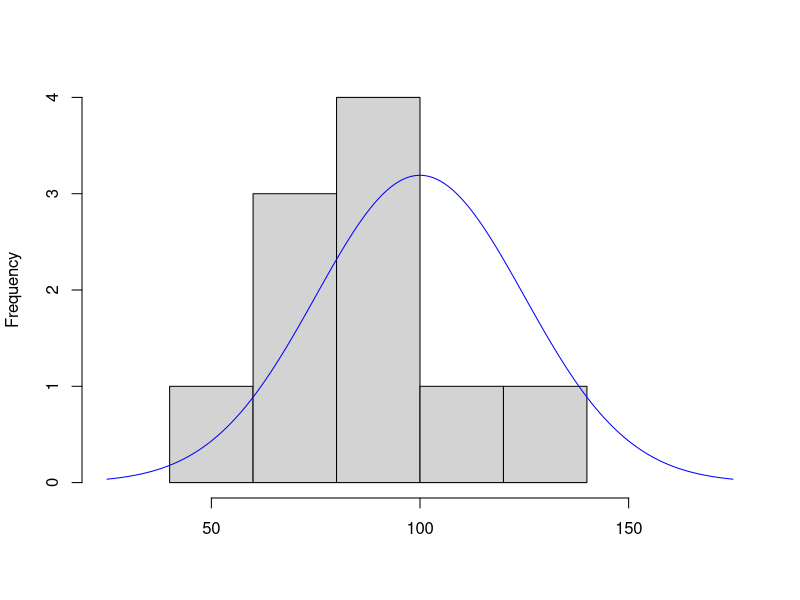
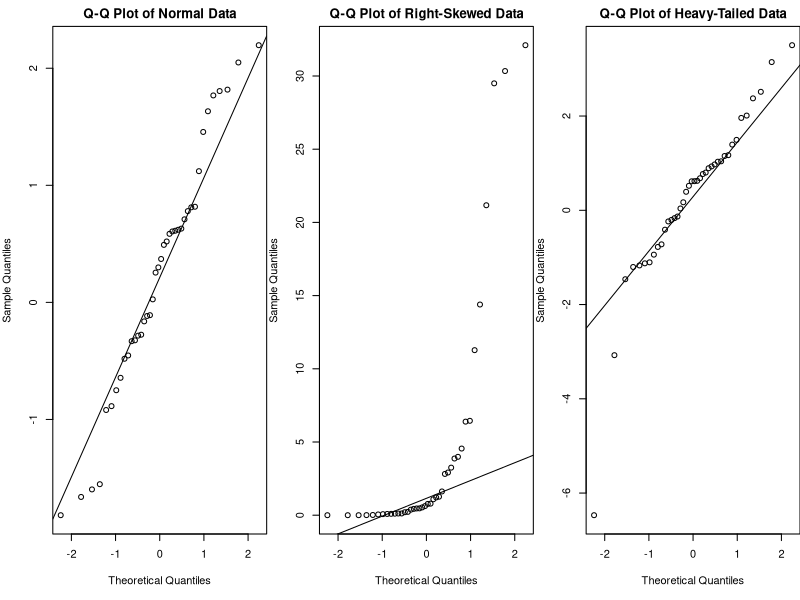
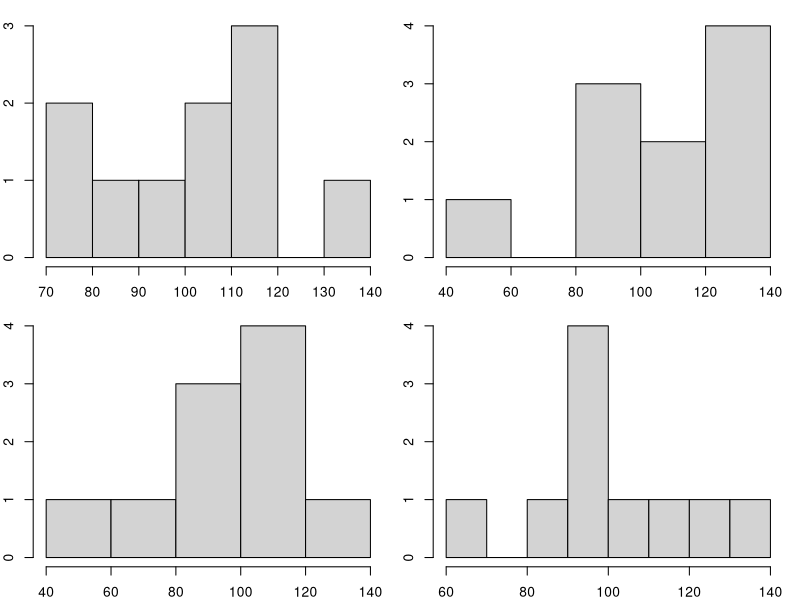
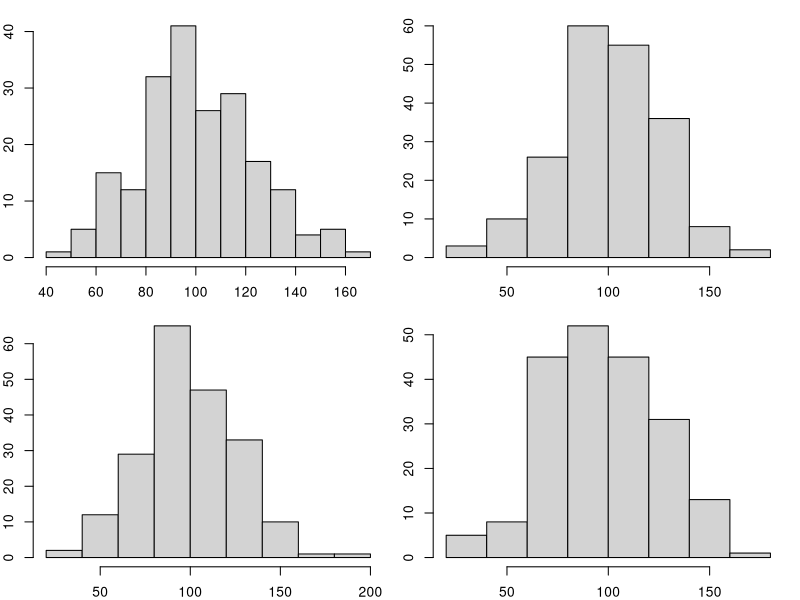
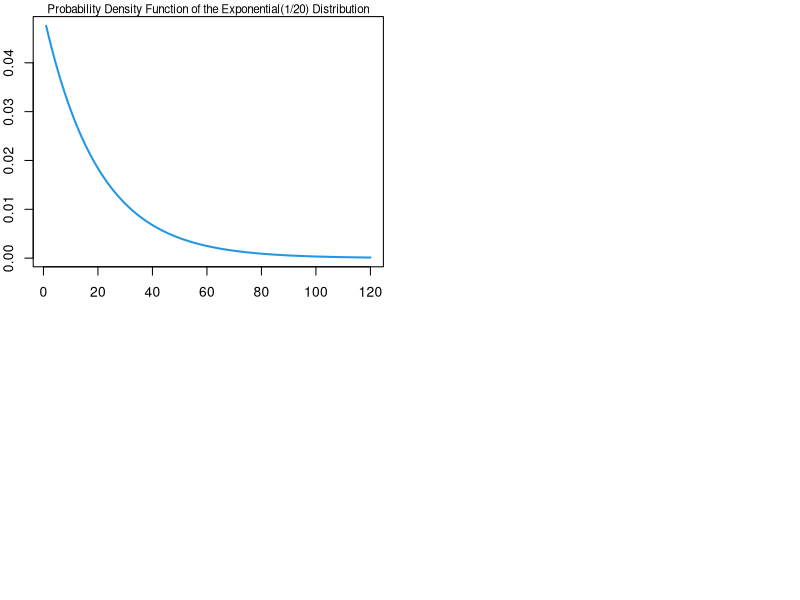
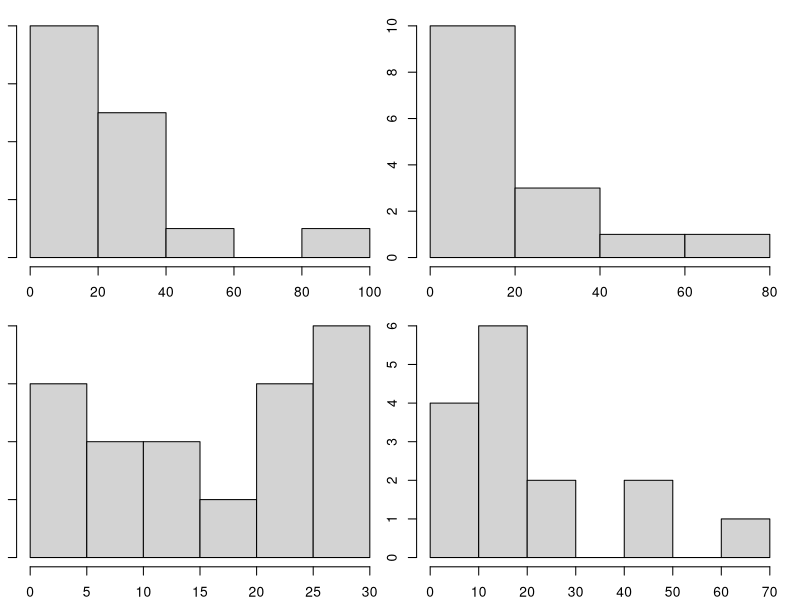
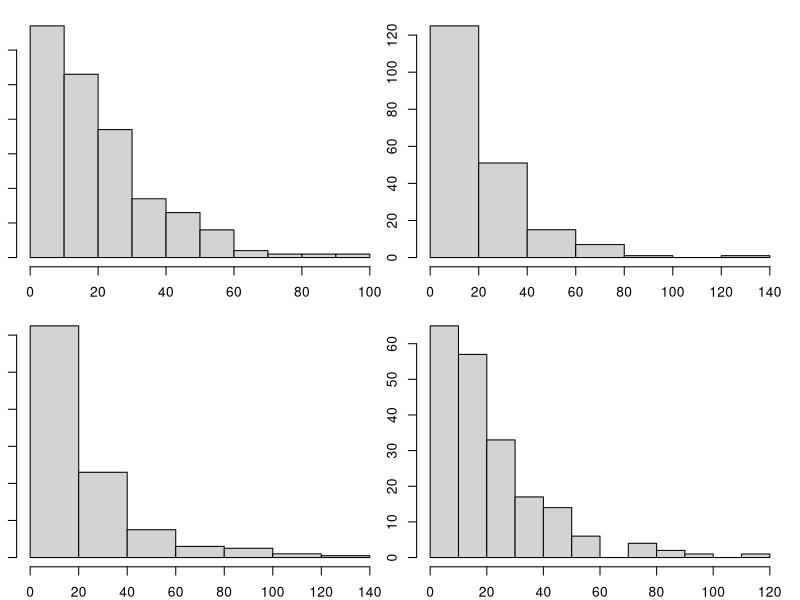
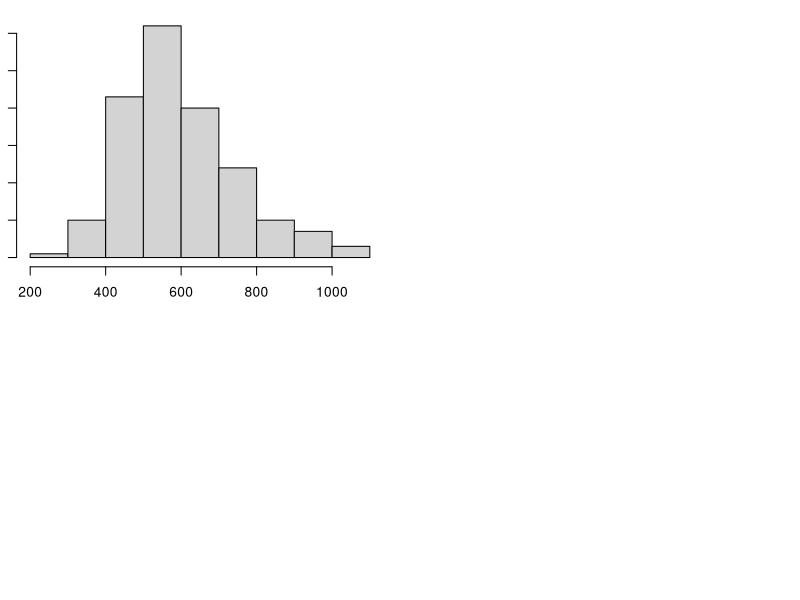

The R source for these figures, in order:
## ---- chunk 1
summary(rivers)
## ---- chunk 2
set.seed(1)
x=sample(rivers,size=10,replace=F)
x
## ---- chunk 3
options(width=78)
population = state.area
sample(population, size=20, replace=F)
## ---- chunk 4
options(width=78)
set.seed(1)
sample(population, size=20, replace=T)
## ---- chunk 5
set.seed(12)
population = 1:1000
## ---- chunk 6
n=10
m=100
s=25
a=rnorm(n,mean=m,sd=s)
amin=min(min(a),m-3*s)
amax=max(max(a),m+3*s)
h=hist(a, xlim=c(amin,amax), main="", xlab="")
delta=mean(diff(h$breaks))
x=floor(amin):ceiling(amax)
d=data.frame(x,y=n*delta*dnorm(x,mean=100,sd=25))
lines(d,col="blue")
## ---- chunk 7
par(mfrow=c(1,3),mar=c(5,4,2,0))
set.seed(12345)
x=rnorm(40)
qqnorm(x,main="Q-Q Plot of Normal Data")
qqline(x)
x=rnorm(40)^2
qqnorm(x^2,main="Q-Q Plot of Right-Skewed Data")
qqline(x)
x=rt(40,df=3)
qqnorm(x,main="Q-Q Plot of Heavy-Tailed Data")
qqline(x)
## ---- chunk 8
par(mfrow=c(2,2),mar=c(2,2,1,1))
set.seed(1)
hist(rnorm(10,100,25),main="")
hist(rnorm(10,100,25),main="")
hist(rnorm(10,100,25),main="")
hist(rnorm(10,100,25),main="")
## ---- chunk 9
par(mfrow=c(2,2),mar=c(2,2,1,1))
set.seed(1)
hist(rnorm(200,100,25),main="")
hist(rnorm(200,100,25),main="")
hist(rnorm(200,100,25),main="")
hist(rnorm(200,100,25),main="")
## ---- chunk 10
x=1:120
plot(x,dexp(x,rate=1/20),xlab="Days", ylab="Density",type="l",
     lwd=2,col=4,main="",cex=0.8)
mtext("Probability Density Function of the Exponential(1/20) Distribution", side=3, line=0, cex=0.7)
## ---- chunk 11
par(mfrow=c(2,2),mar=c(2,1,1,1))
set.seed(1)
hist(rexp(15,1/20),main="")
hist(rexp(15,1/20),main="")
hist(rexp(15,1/20),main="")
hist(rexp(15,1/20),main="")
## ---- chunk 12
par(mfrow=c(2,2),mar=c(2,1,1,1))
set.seed(1)
hist(rexp(200,1/20),main="")
hist(rexp(200,1/20),main="")
hist(rexp(200,1/20),main="")
hist(rexp(200,1/20),main="")
## ---- chunk 13
set.seed(1)
x=sample(rivers,size=10,replace=F)
## ---- chunk 14
for(i in 1:5) print(mean(sample(rivers,size=10,replace=F)))
## ---- chunk 15
set.seed(1)
sample.means=rep(NA,200)
for(i in 1:200)sample.means[i]=mean(sample(rivers,size=10,replace=F))
summary(sample.means)
## ---- chunk 16
hist(sample.means, main="")
## ---- chunk 17
par(mfrow=c(2,2),mar=c(5,4,1,1))
set.seed(1)
for(n in c(5,10,20,40)){
sample.means=rep(NA,200)
for(i in 1:200)sample.means[i]=mean(sample(rivers,size=n,replace=F))
hist(sample.means,xlim=c(0,1750),col="gray",main=paste("Sample size",n))
}
## ---- chunk 18
sigma=20
n=c(10,20,50,100,200)
se=sigma/sqrt(n)
data.frame(n,se)
## ---- chunk 19
set.seed(8888)
sigma=20
n.list=c(10,20,50,100,200)
k=length(n.list)
SE.theoretical=rep(NA,k)
SE.estimated=rep(NA,k)
for(j in 1:k){
  n=n.list[j]
  SE.theoretical[j]=sigma/sqrt(n)
  sample.means=rep(NA,1000)
  for(i in 1:1000)sample.means[i]=mean(rexp(n,rate=1/20))
  SE.estimated[j]=sd(sample.means)
}
data.frame(n.list,SE.theoretical,SE.estimated)
## ---- chunk 20
set.seed(4)
p=0.5
n.list=c(50,100,200,500,2000)
k=length(n.list)
SE.theoretical=rep(NA,k)
SE.estimated=rep(NA,k)
for(j in 1:k){
  n=n.list[j]
  SE.theoretical[j]=sqrt(p*(1-p)/n)
  sample.proportions=rep(NA,1000)
  for(i in 1:1000)sample.proportions[i]=mean(rbinom(n,size=1,prob=p))
  SE.estimated[j]=sd(sample.proportions)
}
data.frame(n.list,SE.theoretical,SE.estimated)
## ---- chunk 21
set.seed(3333)
sample.means=rep(NA,200)
for(i in 1:200)sample.means[i]=mean(rexp(10,rate=1/20))
hist(sample.means,cex=0.8)
## ---- chunk 22
par(mfrow=c(2,2),mar=c(5,4,1,1))
set.seed(9999)
for(n in c(10,20,30,50)){
sample.means=rep(NA,200)
for(i in 1:200)sample.means[i]=mean(rexp(n,rate=1/20))
hist(sample.means,xlim=c(0,50),main=paste("Sample size",n),cex=0.75)
}
## ---- chunk 23
options(width=72)
set.seed(3)
population = c(rep(1,25000),rep(0,25000))
sample.proportions=rep(NA,200)
for(i in 1:1000)sample.proportions[i]=mean(sample(population,size=2000,replace=T))
summary(sample.proportions)
for(i in 1:1000)sample.proportions[i]=mean(sample(population,size=2000,replace=F))
summary(sample.proportions)
## ---- chunk 24
hist(sample.proportions,main="")
## ---- chunk 25
set.seed(2222)
sample.means=rep(NA,200)
for(i in 1:200)sample.means[i]=mean(rbinom(2000,size=1,prob=0.5))
summary(sample.means)
## ---- chunk 26
options(width=72)
set.seed(2)
sample.proportions=rep(NA,200)
for(i in 1:200)  sample.proportions[i] = mean(rbinom(10000,size=1,prob=0.0001))
table(sample.proportions)
## ---- chunk 27
options(width=72)
n=0:5
Relative.Frequency = as.numeric(table(sample.proportions)/200)
data.frame(Number=n, Proportion=n/10000, Probability=dbinom(n,size=10000,prob=0.0001), Relative.Frequency)
## ---- chunk 28
plot(0:7,dbinom(0:7,10000,0.0001),type="h",col="blue",lwd=2,ylab="Probability",xlab="X")
## ---- chunk 29
plot(dbinom(0:50,250000,0.0001),type="h",col="blue",lwd=2,ylab="Probability",xlab="X")
lines((0:500)/10,dnorm((0:500)/10,mean=25,sd=5),col=2,lwd=2)
## ---- chunk 30
par(mfrow=c(2,2),mar=c(5,4,1,1))
set.seed(888)
for(n in c(2,5,10,20)){
sample.means=rep(NA,200)
for(i in 1:200)sample.means[i]=mean(rexp(n,rate=1/20))
hist(sample.means,xlim=c(0,80),main=paste("Sample size",n))
}
## ---- chunk 31
n=0:5
data.frame(n,Prob=round(dpois(n,lambda=0.4),4))
## ---- chunk 32
set.seed(33)
n=20
estimates=rep(NA,200)
for(i in 1:200)estimates[i]=500*mean(rpois(n,lambda=0.4))
hist(estimates,xlim=c(0,500),main=paste("Estimated Total Defectives for n =",n))
## ---- chunk 33
x=0:500
plot(x,dnorm(x,mean=200,sd=70.7),type="l",ylab="Density",main="")
abline(v=400,lty=1,lwd=2,col=4)
## ---- chunk 34
x=c(0,0,0,0,0,0,0,0,0,0,0,0,1,1,1,1,1,2,2,3)
mean(x)
var(x)
## ---- chunk 35
set.seed(3)
n=150
p=0.15
phat=rep(NA,100)
for(i in 1:100)phat[i]=mean(rbinom(n,size=1,prob=p))
se = sqrt(phat*(1-phat)/n)
lower = phat - 1.96*se
upper = phat + 1.96*se
results=data.frame(phat,se,lower,upper)
summary(results)
## ---- chunk 36
matplot(rbind(1:100,1:100),t(results[,c("lower","upper")]),type="l",lty=1,lwd=1,col=4,xlab="Sample #",ylab="Probability")
abline(h=p,lty=2,col=2,lwd=2)
## ---- chunk 37
sum((results$lower <= p)&(results$upper >= p))
## ---- chunk 38
set.seed(3)
n=50
p=0.15
phat=rep(NA,100)
for(i in 1:100)phat[i]=mean(rbinom(n,size=1,prob=p))
se = sqrt(phat*(1-phat)/n)
lower = phat - 1.96*se
upper = phat + 1.96*se
results=data.frame(phat,se,lower,upper)
summary(results)
## ---- chunk 39
sum((results$lower <= p)&(results$upper >= p))
## ---- chunk 40
matplot(rbind(1:100,1:100),t(results[,c("lower","upper")]),type="l",lty=1,lwd=1,col=4,xlab="Sample #",ylab="Probability")
abline(h=p,lty=2,col=2,lwd=2)
## ---- chunk 41
set.seed(4)
n=50
lambda=1
xbar=rep(NA,100)
v=rep(NA,100)
for(i in 1:100){
  x=rpois(n,lambda)
  xbar[i]=mean(x)
  v[i]=var(x)
}
se = sqrt(v/n)
lower = xbar - 1.96*se
upper = xbar + 1.96*se
results=data.frame(xbar,se,lower,upper)
summary(results)
sum((results$lower <= lambda)&(results$upper >= lambda))
## ---- chunk 42
matplot(rbind(1:100,1:100),t(results[,c("lower","upper")]),type="l",lty=1,lwd=1,col=4,xlab="Sample #",ylab="Mean (lambda)")
abline(h=lambda,lty=2,col=2,lwd=2)
